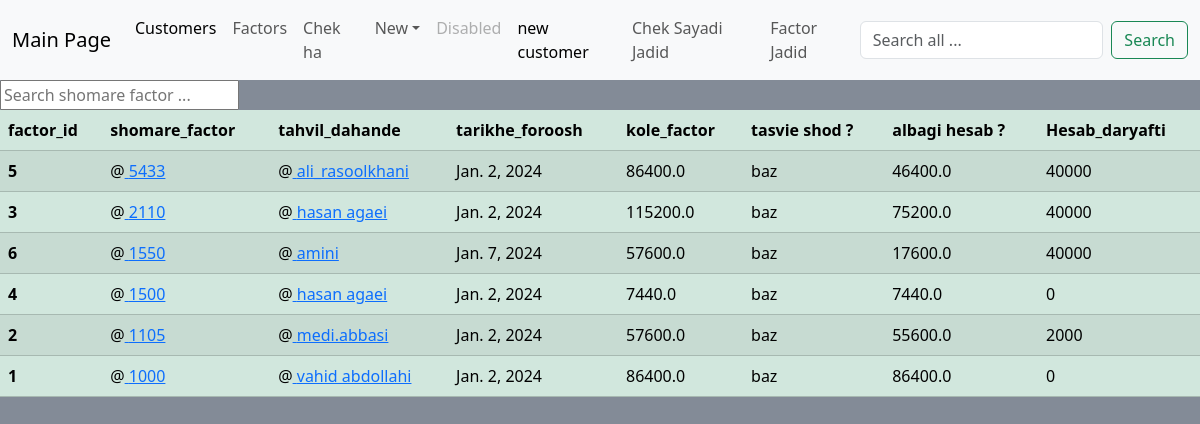
Screenshot of /factor/home/ with the database file from the repository.
### factor0/models.py (models this page shows, shortened)
class Foroosh(models.Model):
    shomare_factor = models.IntegerField(blank=True, null=True)
    kharidar = models.ForeignKey(Moshtary, on_delete=models.SET_NULL, null=True)
    tage = models.ManyToManyField(Tage, blank=True)
    geymat = models.DecimalField(max_digits=6, decimal_places=3, null=True, default=240)
    Hesab_daryafti = models.ForeignKey('Hesab_daryafti', on_delete=models.SET_NULL, blank= True, null=True)
    tarikhe_foroosh = models.DateField(auto_now_add=True)
    updated = models.DateField(auto_now=True)
    @property
    def vazn_kol(self):
        total_vazn = sum(t.vazn or 0 for t in self.tage.all())
        return total_vazn
    @property
    def metraj_kol(self):
        total_metraj = sum(t.metraj or 0 for t in self.tage.all())
        return total_metraj
    @property
    def Mablag_kol(self):
        if self.tage.exists() and self.tage.first().jens_parche in ['nil', 'bangal']:
            total_price = float(self.vazn_kol) * float(self.geymat or 0)
        else:
            total_price = float(self.metraj_kol) * float(self.geymat or 0)
        return total_price
    @property
    def albagi_hesab(self):
        total_daryafti = (self.Hesab_daryafti.kole_daryafti or 0)
        albagi = self.Mablag_kol - total_daryafti
        return albagi
    @property
    def baste_shod(self):
        if self.albagi_hesab == 0:
            return "baste"
        else:
            return "baz"
    class Meta:
        ordering = ['-shomare_factor', ]
        verbose_name_plural = "Factors"

class Tage(models.Model):
    jens_parche = models.CharField(max_length=16, default='nil-bangal')
    rangrazi = models.CharField(max_length=30, default='sooper_derakhshan')
    vazn = models.DecimalField(max_digits=6, decimal_places=3, blank=True, null=True)
    metraj = models.DecimalField(max_digits=6, decimal_places=3, null=True, default=120)
    class Meta:
        ordering = ['-jens_parche', '-vazn', '-metraj', ]
        verbose_name_plural = "Tage_ha"

class Hesab_daryafti(models.Model):
    chek = models.ManyToManyField(Chek, null=True, blank=True)
    nagdi = models.IntegerField(blank=True, null=True)
    tarikhe_daryaft = models.DateField(auto_now_add=True)
    updated = models.DateField(auto_now=True)
    @property
    def kole_daryafti(self):
        total_price = sum(int(t.mablag) or 0 for t in self.chek.all())
        total_nagdi = self.nagdi
        total = total_price + total_nagdi
        return total_price

### customer0/models.py (models this page shows, shortened)
class Moshtary(models.Model):
    name = models.CharField(max_length=50)
    kode_meli = models.CharField(max_length=16, blank =True, null = True)
    shomare = models.CharField(max_length=16)
    address = models.TextField()
    sagfe_etebar = models.CharField(max_length=16)
    class Meta:
        ordering = ['name', ]
        verbose_name_plural = "Moshtari_ha"
    def __str__(self) -> str:
        return self.name[0:50]

### chek0/models.py (models this page shows, shortened)
class Chek(models.Model):
    tahvil_dahande = models.ForeignKey(Moshtary, null=True, on_delete=models.SET_NULL)
    daftar = models.IntegerField()
    shomare_sayad = models.CharField(max_length=16)
    tarikh = models.CharField(max_length=15)
    mablag = models.CharField(max_length=20)
    kode_meli = models.CharField(max_length=20)
    magsad = models.CharField(max_length=100, null=True, blank=True)
    tarikhe_daryaft = models.DateField(auto_now_add=True)
    updated = models.DateField(auto_now=True)
    ki_daryaft_kard = models.CharField(max_length=100, null=True, blank=True)
    class Meta:
        ordering = ['-daftar', ]

### factor0/views.py (the view)
# urls.py: path('home/', views.kole_factor_ha, name='home'),
def kole_factor_ha(request):
    factors = Foroosh.objects.all()
    last_factor = factors.order_by("-id")[0].shomare_factor + 1
    content = ({'factors': factors, 'last_factor':last_factor, })
    return render(request, 'factor0/home.html', content)

### factor0/templates/factor0/home.html (shortened to what this page needs)
{% extends 'main.html' %}
{% block content %}
<table class="table table-success table-striped">
    <thead>
      <tr>
        <th scope="col">factor_id</th>
        <th scope="col">shomare_factor</th>
        <th scope="col">tahvil_dahande </th>
        <th scope="col">tarikhe_foroosh </th>
        <th scope="col">kole_factor</th>
        <th scope="col">tasvie shod ?</th>
        <th scope="col">albagi hesab ?</th>
        <th scope="col">Hesab_daryafti</th>
      </tr>
    </thead>
    <tbody>
        {% for factor in factors %}
        <tr>
            <th scope="row">{{factor.id}}</th>
            <td>@<a href = "{% url 'factor:profile' factor.id %}" > {{factor.shomare_factor}} </td>
            <td>@<a href = "{% url 'customer:profile' factor.kharidar.id %}" > {{factor.kharidar}} </td>
            <td>{{factor.tarikhe_foroosh}}</td>
            <td>{{factor.Mablag_kol}}</td>
            <td>{{factor.baste_shod}}</td>
            <td>{{factor.albagi_hesab}}</td>
            <td>{{factor.Hesab_daryafti.kole_daryafti}}</td>
        </tr>
        {% endfor %}
    </tbody>
</table>
{% endblock content %}

### rows the page displays
Foroosh: id "5", shomare_factor "5433", kharidar "ali_rasoolkhani", tarikhe_foroosh "Jan. 2, 2024", Mablag_kol "86400.0", baste_shod "baz", albagi_hesab "46400.0", Hesab_daryafti.kole_daryafti "40000"
Foroosh: id "3", shomare_factor "2110", kharidar "hasan agaei", tarikhe_foroosh "Jan. 2, 2024", Mablag_kol "115200.0", baste_shod "baz", albagi_hesab "75200.0", Hesab_daryafti.kole_daryafti "40000"
Foroosh: id "6", shomare_factor "1550", kharidar "amini", tarikhe_foroosh "Jan. 7, 2024", Mablag_kol "57600.0", baste_shod "baz", albagi_hesab "17600.0", Hesab_daryafti.kole_daryafti "40000"
Foroosh: id "4", shomare_factor "1500", kharidar "hasan agaei", tarikhe_foroosh "Jan. 2, 2024", Mablag_kol "7440.0", baste_shod "baz", albagi_hesab "7440.0", Hesab_daryafti.kole_daryafti "0"
Foroosh: id "2", shomare_factor "1105", kharidar "medi.abbasi", tarikhe_foroosh "Jan. 2, 2024", Mablag_kol "57600.0", baste_shod "baz", albagi_hesab "55600.0", Hesab_daryafti.kole_daryafti "2000"
Foroosh: id "1", shomare_factor "1000", kharidar "vahid abdollahi", tarikhe_foroosh "Jan. 2, 2024", Mablag_kol "86400.0", baste_shod "baz", albagi_hesab "86400.0", Hesab_daryafti.kole_daryafti "0"
